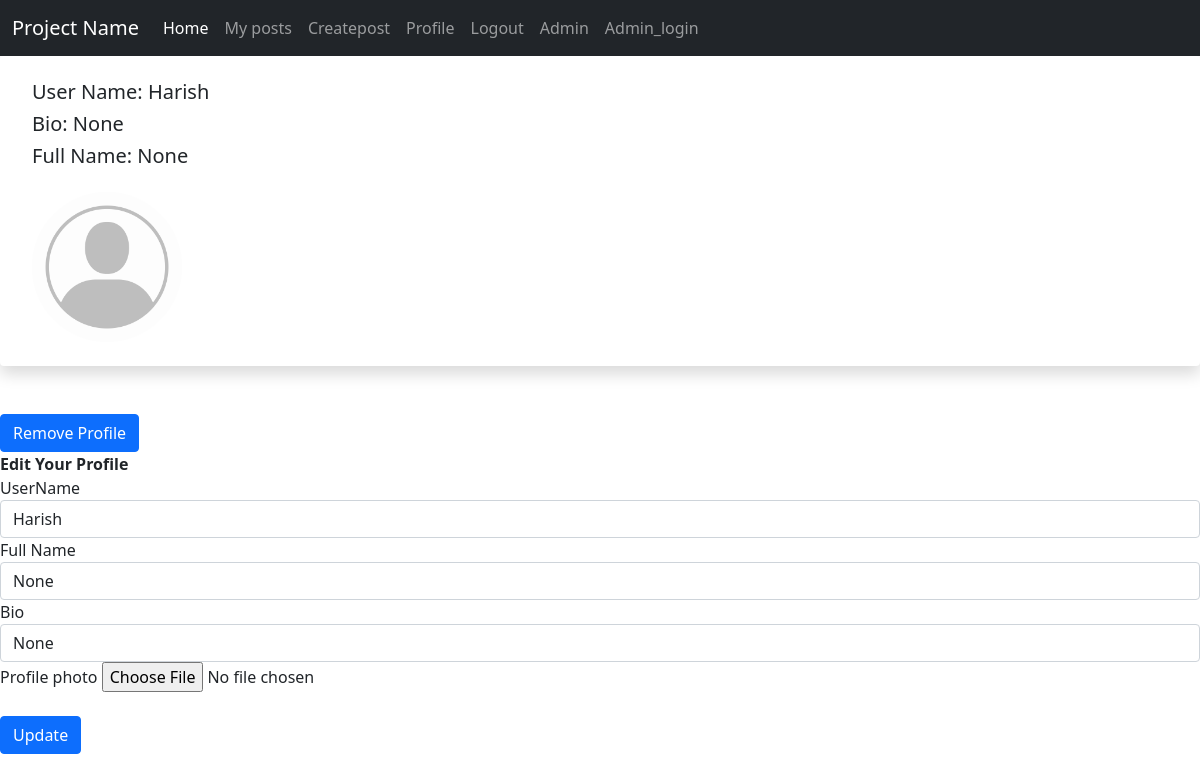
The app's page /profile (signed in) with its own data.
### views/models.py (models this page shows, shortened)
class User(db.Model, UserMixin):
    id = db.Column(db.Integer, primary_key=True)
    email = db.Column(db.String(150), unique=True)
    password = db.Column(db.String(500))
    user_name = db.Column(db.String(150),nullable=False, unique=True)
    gender = db.Column(db.String(150))
    name = db.Column(db.String(150), nullable=True, default='None')
    bio = db.Column(db.Text(150), nullable=True, default='None')
    profile_pic = db.Column(db.String(100000), default='Default/Default.jpeg')
    date = db.Column(db.DateTime(timezone=True), default=func.now())
    notes = db.relationship('Note', backref='poster')
    images = db.relationship('Image', backref='img_poster')
    admin = db.Column(db.Boolean, default=False)
    comments = db.relationship('Comment', backref='user')
    img_comments = db.relationship('ImageComment', backref='user')

### views/views.py (the view, shortened to what this page needs)
@views.route('/profile', methods=['GET', 'POST'])
@login_required
def profile():
    user = current_user
    images = user.profile_pic
    return render_template('profile.html', images=images)

### views/__init__.py (called while the page is built)
def create_app():
    app = Flask(__name__,
                template_folder='../templates',
                static_folder='../static')
    app.config['SECRET_KEY'] = 'hjshjhdjah kjshkjdhjs'
    app.config['SQLALCHEMY_DATABASE_URI'] = f'sqlite:///{DB_NAME}'
    app.config['UPLOAD_FOLDER'] = "static/images/"
    app.config['POST_FOLDER'] = "static/images/post/"
    db.init_app(app)
    from .views import views
    from .auth import auth
    app.register_blueprint(views, url_prefix='/')
    app.register_blueprint(auth, url_prefix='/')
    from .models import User, Note, Image
    create_database(app)
    login_manager = LoginManager()
    login_manager.login_view = 'auth.login'
    login_manager.init_app(app)
    @login_manager.user_loader
    def load_user(id):
        return User.query.get(int(id))
    return app

### templates/profile.html (shortened to what this page needs)
{% extends "base.html" %} {% block title %}Profile {% endblock %} {% block
content%}
<div class="shadow p-3 mb-5 bg-body rounded">
  <ul class="list-group list-group-flush" id="notes">
    <li class="list-group-item">
      <h5>User Name: {{current_user.user_name}}</h5>
      <h5>Bio: {{current_user.bio}}</h5>
      <h5>Full Name: {{current_user.name}}</h5>
    </li>
  </ul>
  <ul class="list-group list-group-flush" id="notes">
    <li class="list-group-item">
      <div>
        <img
          src="{{url_for('static', filename='images/'+images)}}"
          class="profile_img"
          alt="img error"
        />
      </div>
    </li>
  </ul>
</div>
<div class,="remove_Profile_photo">
<button  class="btn btn-primary" onclick="Remove_Profile()" data-bs-toggle="button">Remove Profile</button>
</div>
<form action="/profile" method="post" enctype="multipart/form-data">
  <strong> Edit Your Profile</strong>
  <div class="form-group">
    <label for="Bio">UserName</label>
    <input
      type="text"
      class="form-control"
      name="username"
      value="{{current_user.user_name}}"
      placeholder="Add your Name"
    />
  </div>
  <div class="form-group">
    <label for="Bio">Full Name</label>
    <input
      type="text"
      class="form-control"
      name="Name"
      value="{{current_user.name}}"
      placeholder="Add your Name"
    />
  </div>
  <div class="form-group">
    <label for="Bio">Bio</label>
    <input
      type="text"
      class="form-control"
      id="Bio"
      name="Bio"
      value="{{current_user.bio}}"
      placeholder="Add your Bio"
    />
  </div>
  <div class="form-group">
    <label for="pic">Profile photo</label>
    <input name="pic" class="upload" type="file" />
  </div>
  <br />
  <button type="submit" class="btn btn-primary">Update</button>
</form>
{% endblock %}

### templates/profile.html (style rules this page uses)
.profile_img { width: 150px; height: 150px; border-radius: 700px; }

### records on screen
User: user_name "Harish", bio "None", name "None", profile_pic (placeholder picture), username "Harish", Name "None", Bio "None"
